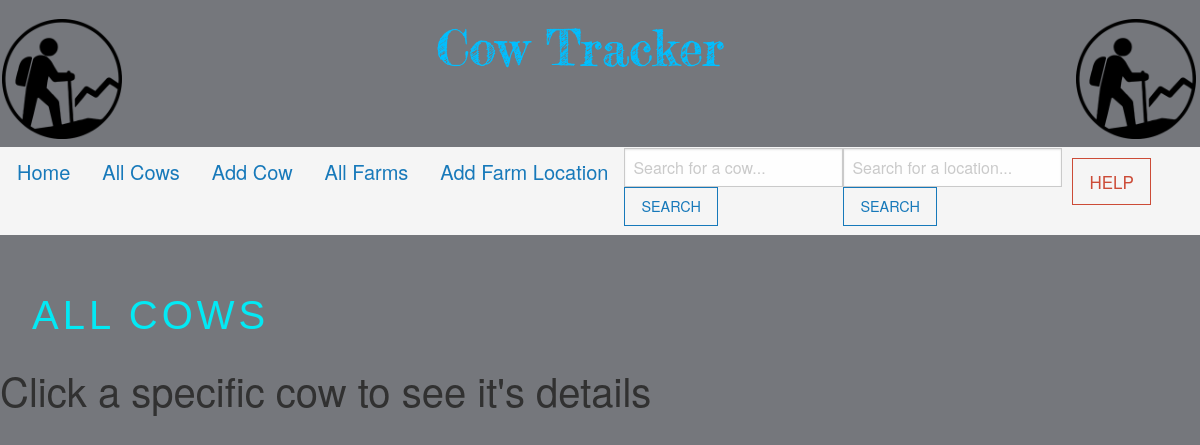
/cows/all-cows/, run on an earlier commit of the app's database.
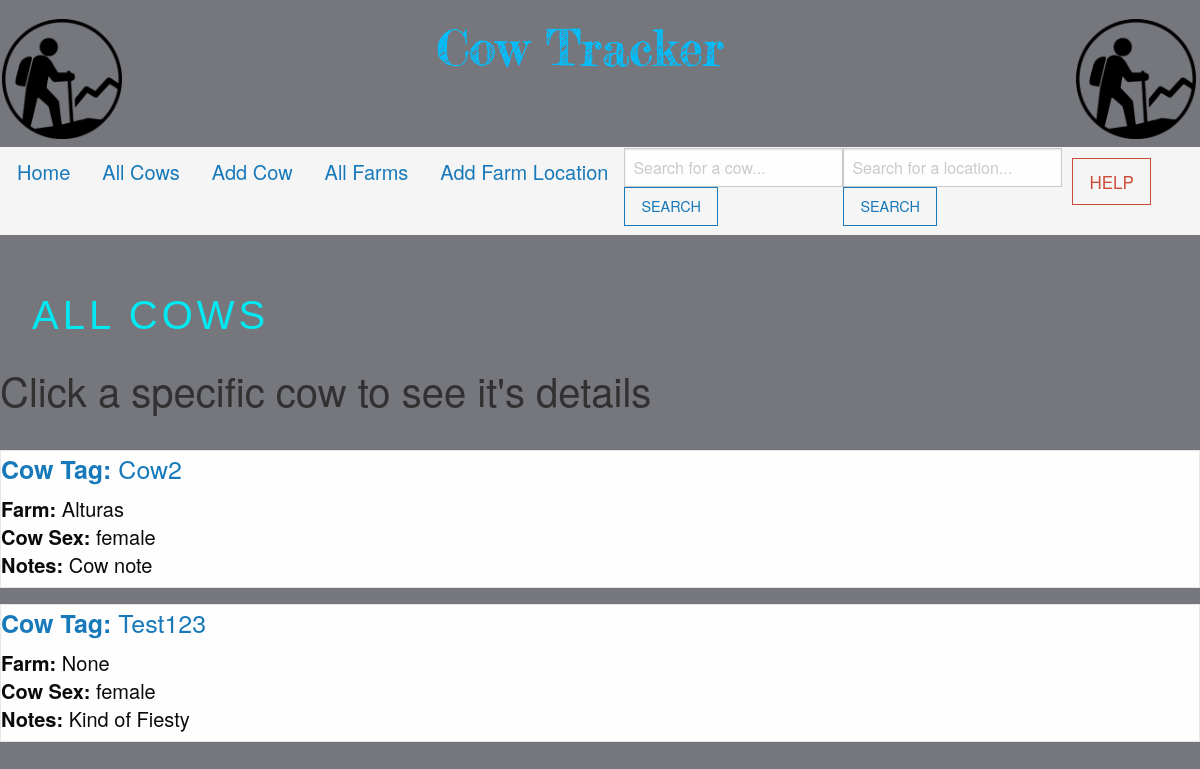
And on a later commit of the database.
### myapp/models.py (models this page shows)
class Cow(models.Model):
 cow_tag = models.CharField(max_length = 30)
 cow_sex = models.CharField(max_length=6, choices=(('male','MALE'), ('female', "FEMALE")), default='female')
 cow_vaccinations = models.CharField(max_length = 30)
 cow_location = models.ForeignKey(FarmLocations, blank=True, null=True, on_delete=models.CASCADE)
 cow_notes = models.CharField(max_length = 200)
 def __str__(self):
     return self.cow_tag

class FarmLocations(models.Model):
 location_name = models.CharField('Location Name', max_length=50)
 location_description = models.CharField(max_length=200, blank=True)
 def __str__(self):
    return self.location_name

### myapp/views.py (the view)
# urls.py: path('cows/all-cows/', views.all_cows, name = "cows"),
def all_cows(request):
  cow_list = Cow.objects.all()
  context={
    "title":"All Cows",
    "cow_list":cow_list
  }
  return render(request, "all_cows.html", context)

### myapp/templates/all_cows.html (shortened to what this page needs)
{% extends "base.html" %}
{% load static %}
{% block body %}
 <div >
    <div class="footer-box">
        <form>
          <a style = "margin-left: 1vw;" >
            ALL COWS
          </a>
        </form>
      </div>
  <h2 style="color:rgb(49, 49, 49)">Click a specific cow to see it's details</h2>
  <br/>
  {% for cow in cow_list reversed %}
  <div class = "card">
    <div class = "card-header" style = "font-size: 2vw;">
      <a href = "{% url 'show-cow' cow.id %}"{{ cow }}>
    </div>
    <div class = "card-body">
      <h4><strong>Cow Tag: </strong>  {{ cow.cow_tag }}</h1>
      <h5 class = "card-title">
              <strong>Farm:</strong> {{ cow.cow_location }}
              <br/>
              <strong>Cow Sex: </strong> {{ cow.cow_sex }}
              <br/>
              <strong>Notes:</strong> {{ cow.cow_notes }}
              <br/>
        </div>
  </div>
  {% endfor %}
</div>
{% endblock %}

### myapp/templates/base.html (shortened to what this page needs)
{% load static %}
<!doctype html>
<html class="no-js" lang="en">
<head>
    <link rel="stylesheet" href="{% static 'css/foundation.min.css' %}">
</head>
<body>
    <div>
      {% block navbar %}
      <div style = "position:sticky">
        <h1>
          <a href = "/">
            <img src = "{% static 'imgs/logo.png' %}" style = "width:10%; margin-left:0.2vw">
          </a>
          <a href = "/" style = "margin-left: 12vw;font-size:5vw">
            <img src = "{% static 'imgs/title.png' %}" style = "width:50%">
          </a>
          <a href = "/">
            <img src = "{% static 'imgs/logo.png' %}" style = "width:10%; margin-left:15vw">
          </a>
        </h1>
        <div id ="navbar">
        <h2 class = "top-bar-right" style = " padding:1px; ">
          <ul class = "menu" style = "font-size:20px;">
            <li><a href = "/" >Home</a></li>
            <li><a href = "/cows/all-cows/">All Cows</a></li>
            <li><a href = "/add-cow">Add Cow</a></li>
            <li><a href = "/farms/all-farms/">All Farms</a></li>
            <li><a href = "/add-location">Add Farm Location</a></li>
            <form class = "d-flex" method = POST action ="{% url 'cows_url' %}">
            <input class="form-control me-2" type ="search" placeholder="Search for a cow... " aria-label="Search" name ="searched"><button class = "hollow button" type = "submit">SEARCH</button></form></li>
            <form class = "d-flex" method = POST action ="{% url 'farms_url' %}">
            <input class="form-control me-2" type ="search" placeholder="Search for a location... " aria-label="Search" name ="locSearch"><button class = "hollow button" type = "submit">SEARCH</button></form></li>
            <li style = "margin-left: 10px;margin-top:0.8vw"><a href = "/help" class = "hollow alert button" style = "font-size: 17px;"> HELP </a></li>
          </ul>
        </h2>
      </div>
      {% endblock %}
  {% block body %}{% endblock %}
</body>
</html>

### myapp/templates/all_cows.html (style rules this page uses)
* { box-sizing: border-box; }
body { font-family: sans-serif; background:#75777c; }
.footer-box form a { position: relative; display: inline-block; padding: 10px 20px; color: #03e9f4; font-size: 40px; text-decoration: none; text-transform: uppercase; overflow: hidden; transition: .10s; margin-top: 40px; letter-spacing: 4px }
#navbar { overflow: hidden; background-color:whitesmoke }
#navbar a { padding: 14px 16px; }

What changed in the data, as far as the page shows it:
added Cow: cow_tag "Cow2", cow_location "Alturas", cow_sex "female", cow_notes "Cow note"
added Cow: cow_tag "Test123", cow_location "None", cow_sex "female", cow_notes "Kind of Fiesty"
